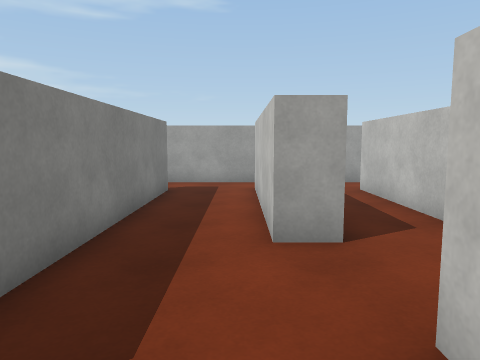
View 1 (above)

21 first-person views from a walk through a 3-D level made in the Unity game engine. The camera is 1.4 m above the floor, tilts 6° down and sees 70° across. The floor is counted in squares, 1 m on a side. Each view is taken from the middle of a square. On the plan, view 1 faces up. The plan holds only what a view shows up to about 15 squares ahead; the rest is blank. The place goes on beyond the plan. The player is left out. Door leaves are left out, so doorways stand open. Surface patterns are stand-ins for the level's own textures.

View 2
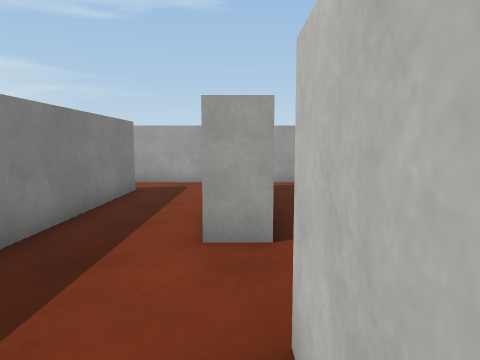

View 3
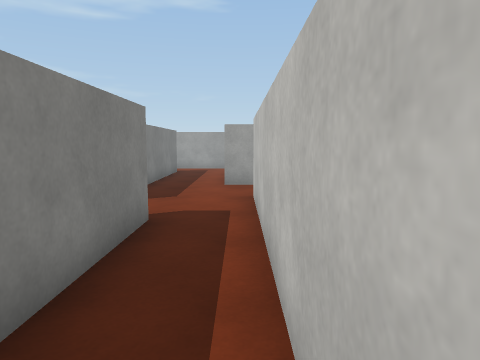

View 4
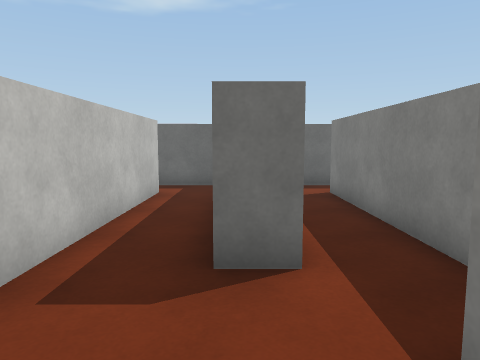

View 5
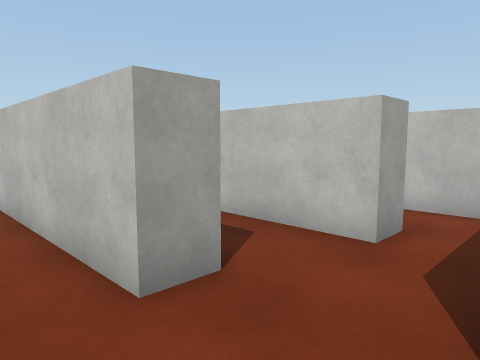

View 6
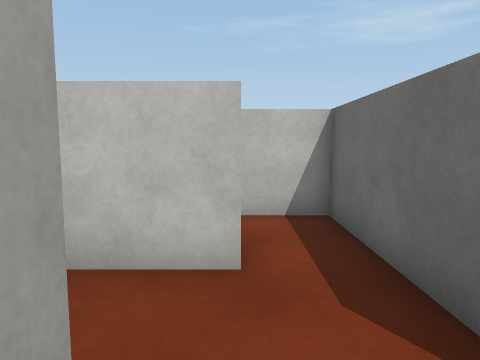

View 7
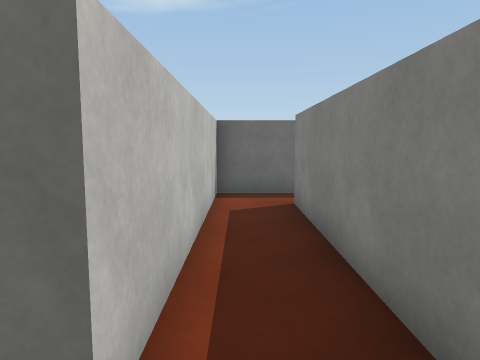

View 8
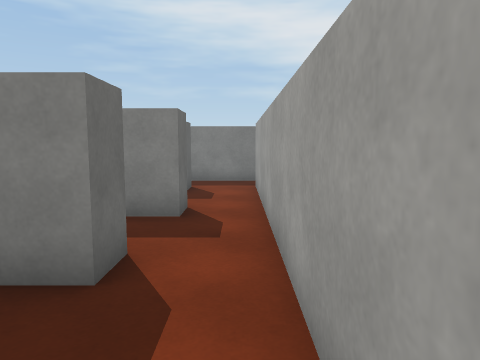

View 9
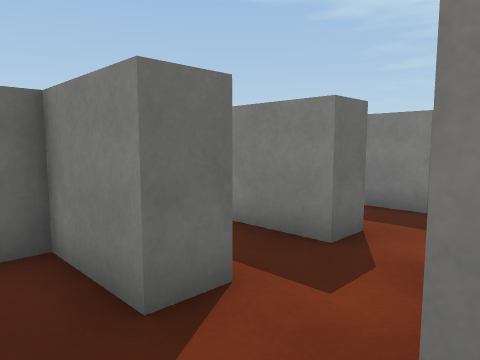

View 10
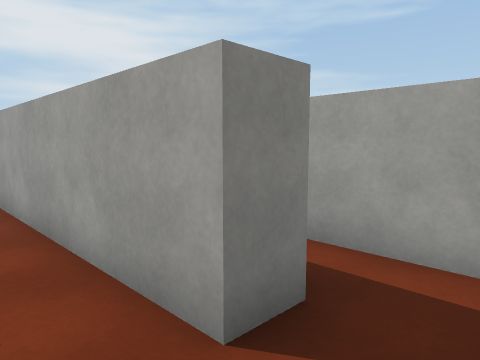

View 11
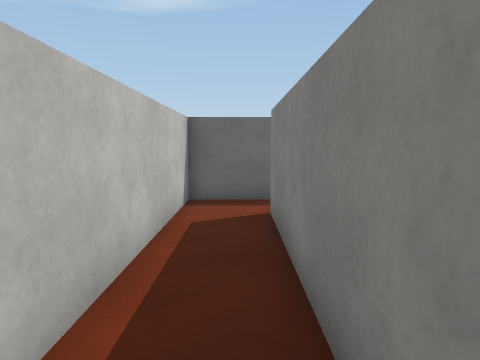

View 12
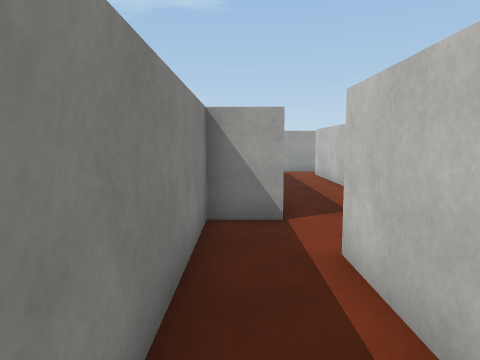

View 13
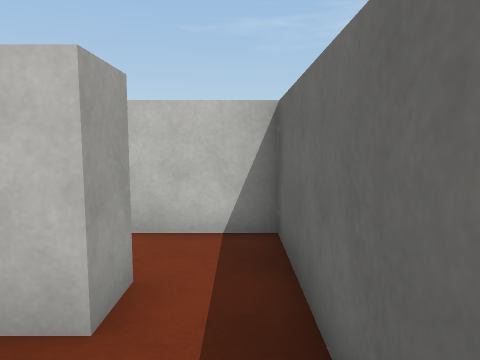

View 14
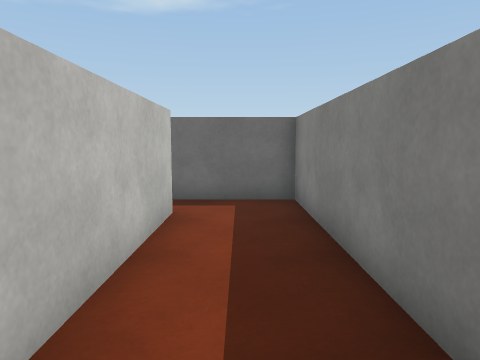

View 15
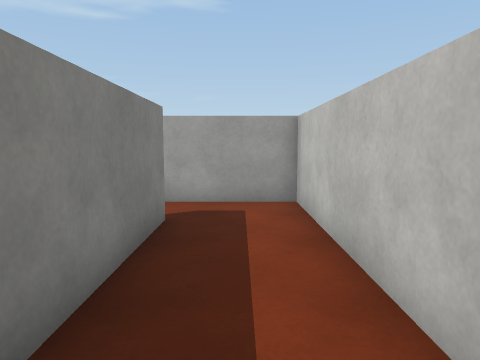

View 16
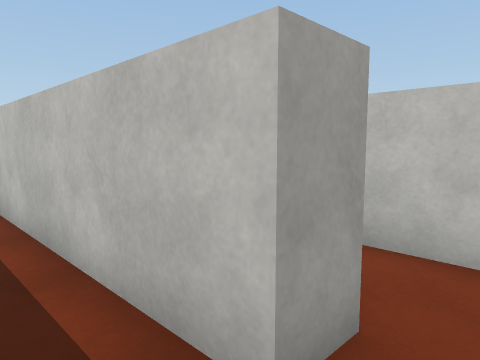

View 17
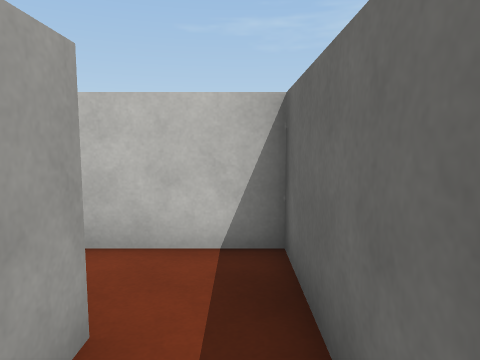

View 18
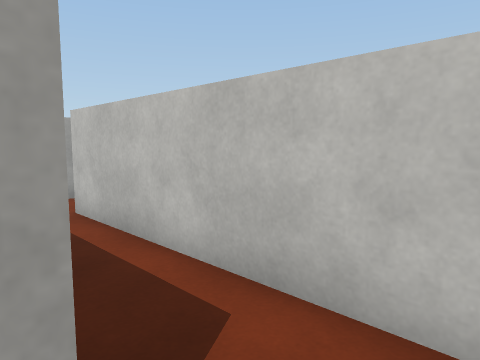

View 19
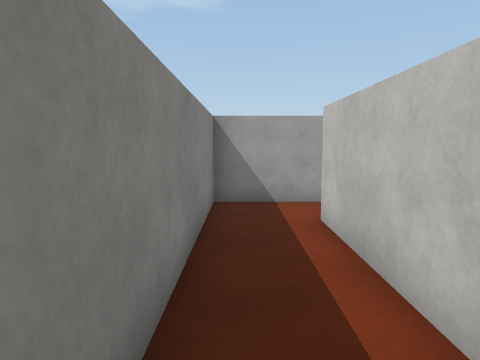

View 20
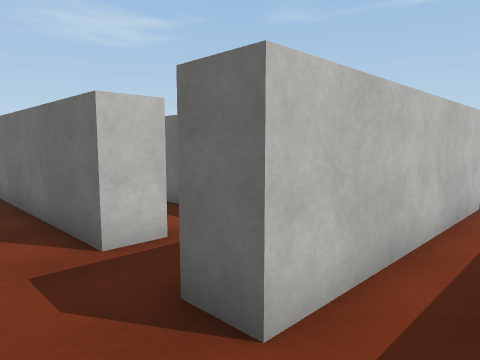

View 21
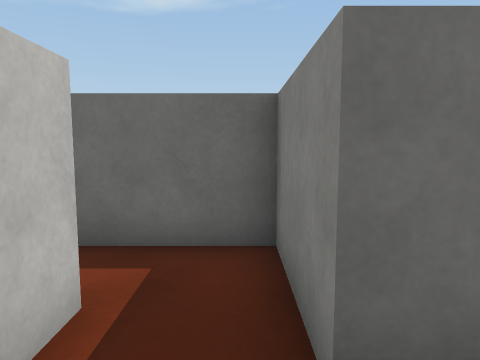

### Floor plan
Points are (right, up) in squares from view 1. A wall is a line through its corners. A room is listed if a view was taken in it or the views show most of it. See-through windows are left out.
Room 1 (views 1, 2, 3, 4, 5, 6, 11, 12, 16, 17)
walls: (-2.1, 1.2) (-3.6, 1.2) (-3.6, -6.9) (-4.6, -6.9); (2.4, 2.2) (3.6, 2.2); (1.5, 4.8) (0.5, 4.8) (0.5, 10.8) (1.5, 10.8) (1.5, 9.5); (3.7, 4) (3.7, 10.6); (1.4, -6.9) (1.4, 2.3); (-3.2, 10.6) (-2.2, 10.6) (-2.2, 3); (-0.1, -8.6) (1.6, -8.6); (3.6, 12.5) (-3.1, 12.5); (-4.4, -8.6) (-1.7, -8.6) (-1.7, -0.7) (-0.7, -0.7) (-0.7, -4.7)
ways out: opening at (4, 3) to room 2; opening at (4, 11.5) to room 2; opening at (-4, -7.5) to room 5; opening at (2, -7.5) to room 6; opening at (-2.5, 11.5)
Room 2 (view 7)
walls: (3.7, 10.6) (4.7, 10.6) (4.7, 4) (3.7, 4); (7.3, 12.5) (3.6, 12.5); (3.6, 2.2) (6.7, 2.2) (6.7, 10.6)
ways out: opening at (4, 3) to room 1; opening at (4, 11.5) to room 1; opening at (7, 11.5) to room 3
Room 3 (views 8, 10)
walls: (6.7, 10.6) (7.7, 10.6) (7.7, 8.2) (8.2, 8.2)
ways out: opening at (7, 11.5) to room 2; opening at (8.5, 13) to room 4
Room 4 (view 9)
walls: (7.3, 13.6) (7.3, 12.5); (8.4, 15.2) (6.1, 15.2)
ways out: opening at (8.5, 13) to room 3
Room 5 (views 13, 14, 15)
walls: (-7.4, -0.6) (-7.4, -8.6) (-4.4, -8.6); (-4.6, -6.9) (-4.6, 1.2) (-7.9, 1.2)
ways out: opening at (-4, -7.5) to room 1; opening at (-8, 0.5)
Room 6 (views 18, 19, 20)
walls: (2.4, -6.9) (1.4, -6.9); (1.6, -8.6) (4.5, -8.6) (4.5, -0.7); (5.2, 1.2) (2.4, 1.2) (2.4, -6.2)
ways out: opening at (2, -7.5) to room 1; opening at (5, 0.5) to room 7
Room 7 (view 21)
walls: (7.4, -0.7) (9.5, -0.7); (4.5, -0.7) (5.5, -0.7)
ways out: opening at (5, 0.5) to room 6; opening at (6.5, -1.5) to room 8
Room 8 (no view inside)
walls: (7.4, -1.9) (7.4, -0.7); (5.5, -0.7) (5.5, -3.6) (8.2, -3.6)
ways out: opening at (6.5, -1.5) to room 7

Positions as (right, up) in squares from view 1, and headings:
1: (0, 0), facing up
2: (1, 0), facing up
3: (1, -7), facing up
4: (-1, 3), facing down
5: (-1, 2), facing up-right
6: (0, 4), facing right
7: (6, 12), facing down
8: (8, 12), facing left
9: (9, 13), facing down-left
10: (9, 11), facing up-left
11: (-3, 0), facing down
12: (-3, -5), facing up
13: (-7, -8), facing right
14: (-6, 0), facing down
15: (-6, -7), facing up
16: (0, -8), facing up-right
17: (0, -8), facing right
18: (2, -8), facing up-right
19: (3, -7), facing up
20: (3, 1), facing down-right
21: (6, 1), facing down
